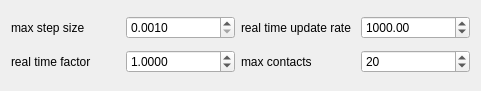
    <widget class="QWidget" name="layoutWidget_15">
     <property name="geometry">
      <rect>
       <x>10</x>
       <y>10</y>
       <width>481</width>
       <height>91</height>
      </rect>
     </property>
     <layout class="QGridLayout" name="physics_grid_0">
      <item row="0" column="0">
       <widget class="QLabel" name="max_step_label">
        <property name="text">
         <string>max step size</string>
        </property>
       </widget>
      </item>
      <item row="0" column="1">
       <widget class="QDoubleSpinBox" name="physics_max_step_size">
        <property name="toolTip">
         <string>Maximum time step size at which every system in simulation can interact with the states of the world</string>
        </property>
        <property name="decimals">
         <number>4</number>
        </property>
        <property name="minimum">
         <double>0.001000000000000</double>
        </property>
        <property name="value">
         <double>0.001000000000000</double>
        </property>
       </widget>
      </item>
      <item row="0" column="2">
       <widget class="QLabel" name="real_time_update_rate_label">
        <property name="text">
         <string>real time update rate </string>
        </property>
       </widget>
      </item>
      <item row="0" column="3">
       <widget class="QDoubleSpinBox" name="physics_real_time_update_rate">
        <property name="toolTip">
         <string>Rate at which to update the physics engine (UpdatePhysics calls per real-time second)</string>
        </property>
        <property name="maximum">
         <double>1100.000000000000000</double>
        </property>
        <property name="value">
         <double>1000.000000000000000</double>
        </property>
       </widget>
      </item>
      <item row="1" column="0">
       <widget class="QLabel" name="real_time_factor_label">
        <property name="text">
         <string>real time factor</string>
        </property>
       </widget>
      </item>
      <item row="1" column="1">
       <widget class="QDoubleSpinBox" name="physics_real_time_factor">
        <property name="toolTip">
         <string>target simulation speedup factor, defined by ratio of simulation time to real-time</string>
        </property>
        <property name="decimals">
         <number>4</number>
        </property>
        <property name="value">
         <double>1.000000000000000</double>
        </property>
       </widget>
      </item>
      <item row="1" column="2">
       <widget class="QLabel" name="max_contacts_label">
        <property name="text">
         <string>max contacts</string>
        </property>
       </widget>
      </item>
      <item row="1" column="3">
       <widget class="QSpinBox" name="physics_max_contacts">
        <property name="value">
         <number>20</number>
        </property>
       </widget>
      </item>
     </layout>
    </widget>
